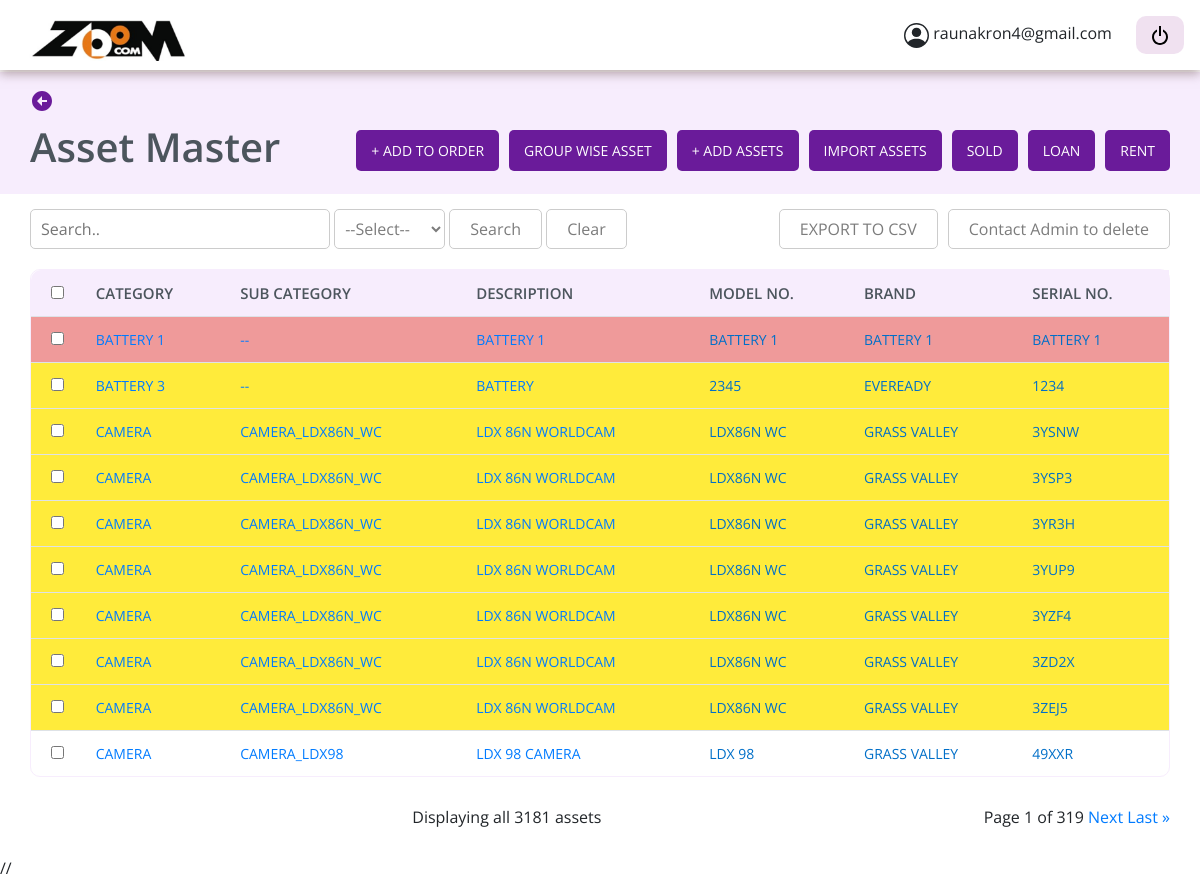
The app's page /asset-list/ (signed in) with its own data.
### asset_master/models.py (models this page shows)
class CustomUser(AbstractBaseUser, PermissionsMixin):
    username = None
    email = models.EmailField(unique=True, db_index=True, max_length=200)
    password = models.CharField(max_length=30)
    is_staff = models.BooleanField(default=False)
    is_superuser = models.BooleanField(default=False)
    is_active = models.BooleanField(default=True)
    objects = CustomUserManager()
    USERNAME_FIELD = 'email'
    REQUIRED_FIELDS = ['password']

class AssetMaster(models.Model):
    class RepairType(models.IntegerChoices):
            DEFAULT_TYPE = 10
            EXTERNAL_REPAIR = 20,
            INTERNAL_REPAIR = 30,
    class RelationshipType(models.IntegerChoices):
        PARENT = 101
        CHILD = 102
    area = models.CharField(max_length=100, null=True, blank=True)
    fc_no = models.CharField(max_length=100, null=True, blank=True)
    category = models.CharField(max_length=100, null=True, blank=True)
    sub_category = models.CharField(max_length=100, null=True, blank=True)
    description = models.CharField(max_length=100, null=True, blank=True)
    brand = models.CharField(max_length=100, null=True, blank=True)
    model_no = models.CharField(max_length=100, null=True, blank=True)
    serial_no = models.CharField(max_length=100, null=True, blank=True)
    sku = models.CharField(max_length=100, null=True, blank=True)
    asset_tag = models.CharField(max_length=100, null=True, blank=True)
    status = models.CharField(max_length=100, null=True, blank=True)
    age = models.CharField(null=True, blank=True, max_length=100)
    box_number = models.CharField(max_length=100, null=True, blank=True, default="")
    last_service_date = models.DateField(null=True, blank=True, default=None)
    upcoming_service_date = models.DateField(null=True, blank=True, default=None)
    length = models.CharField(max_length=100, null=True, blank=True)
    breadth = models.CharField(max_length=100, null=True, blank=True)
    height = models.CharField(max_length=100, null=True, blank=True)
    width = models.CharField(max_length=100, null=True, blank=True)
    warranty_period = models.DateField(null=True, blank=True,default=None, auto_now=False, auto_now_add=False)
    under_amc = models.BooleanField(default=False)
    amc_date = models.DateField(null=True, blank=True, auto_now=False, auto_now_add=False)
    storage_warehouse_number = models.CharField(max_length=100, null=True, blank=True)
    availability = models.BooleanField(default=False)
    outward_date = models.DateField(null=True, blank=True, auto_now=False, auto_now_add=False)
    outward_remarks = models.CharField(max_length=100, null=True, blank=True)
    inward_date = models.DateField(null=True, blank=True, auto_now=False, auto_now_add=False)
    inward_remarks = models.CharField(max_length=100, null=True, blank=True)
    vendor = models.CharField(max_length=100, null=True, blank=True)
    purchased_on = models.DateField(null=True, blank=True, auto_now=False, auto_now_add=False)
    cost_price = models.CharField(max_length=100, null=True, blank=True)
    tax_rate = models.CharField(max_length=100, null=True, blank=True)
    depricated_value = models.CharField(max_length=100, null=True, blank=True)
    created_on = models.DateField(null=True, blank=True, auto_now=False, auto_now_add=False)
    rented_asset = models.BooleanField(default=False)
    rental_pricing = models.CharField(max_length=100, null=True, blank=True)
    rent_collected = models.CharField(max_length=100, null=True, blank=True)
    available_for_sale = models.CharField(max_length=100, null=True, blank=True)
    asset_utilization = models.CharField(max_length=100, null=True, blank=True)
    asset_status = models.CharField(max_length=100, null=True, blank=True, default="available")
    repair_type = models.IntegerField(choices=RepairType.choices, default=RepairType.DEFAULT_TYPE)
    sold_asset = models.BooleanField(default=False)
    loaned_asset = models.BooleanField(default=False)
    loan_period = models.CharField(max_length=100, null=True, blank=True)
    add_to_order = models.BooleanField(default=False)
    confirm_order = models.BooleanField(default=False)
    owner = models.CharField(max_length=100, null=True, blank=True, default='Zoom Communication')
    mapping = models.CharField(max_length=100, null=True, blank=True)
    relation = models.IntegerField(choices=RelationshipType.choices, default=RelationshipType.PARENT)
    image = models.ImageField(upload_to="media/", default=None, null=True, blank=True)

### asset_master/views.py (the view)
# urls.py: path('asset-list/', AssetListView.as_view(), name='asset_list'),
class AssetListView(ListAPIView, LoginRequiredMixin):
    login_url = "/login/"
    queryset = AssetMaster.objects.all()
    pagination_class = AssetMasterPagination
    template_name = 'assest_list.html'
    serializer_class = AssetMasterSerializer
    filter_backends = [filters.OrderingFilter]
    authentication_classes = [BasicAuthentication, SessionAuthentication]
    permission_classes = [IsAuthenticated]
    ordering = ["-id"]
    def get_queryset(self, request):
        query = None
        filter_type = None
        if self.request.GET.get('q') is not None:
            query = self.request.GET.get('q').strip()
        if self.request.GET.get('filter_type') is not None:
            filter_type = self.request.GET.get('filter_type').strip()
        request.session['filter_type'] = filter_type
        request.session['query'] = query
        if query and not filter_type:
            return AssetMaster.objects.filter(
                Q(brand__icontains=query) |
                Q(category__icontains=query) |
                Q(model_no__icontains=query) |
                Q(serial_no__icontains=query) |
                Q(description__icontains=query),
                sold_asset=False,
                rented_asset=False,
                loaned_asset=False,
            )
        elif query and filter_type=='category':
            return AssetMaster.objects.filter(category__icontains=query, sold_asset=False, rented_asset=False,
                loaned_asset=False)
        elif query and filter_type=='model_no':
            return AssetMaster.objects.filter(model_no__icontains=query, sold_asset=False, rented_asset=False,
                loaned_asset=False)
        elif query and filter_type=='brand':
            return AssetMaster.objects.filter(brand__icontains=query, sold_asset=False, rented_asset=False,
                loaned_asset=False)
        else:
            return AssetMaster.objects.filter(
                                              sold_asset=False,
                                              rented_asset=False,
                                              loaned_asset=False,
                                              )
    def get(self, request, *args, **kwargs):
        queryset = self.get_queryset(request).order_by('category').filter()
        queryset_length = len(queryset)
        query_params_q = None
        query_params_filter_value = None
        if request.query_params.get('q') is not None:
            query_params_q = request.query_params.get('q').strip()
        if self.request.GET.get('filter_type') is not None:
            query_params_filter_value = self.request.GET.get('filter_type').strip()
        page = self.paginate_queryset(queryset)
        serializer = self.get_serializer(page, many=True)
        return self.get_paginated_response(serializer.data,
                    queryset_length, query_params_q, query_params_filter_value, request)
    def get_paginated_response(self, data, queryset_length, query_params_q, query_params_filter_value, request):
        ctx = {}
        ctx = { "query_params_q": query_params_q, "query_params_filter_value": query_params_filter_value}
        paginated_assets = self.paginator.page if hasattr(self, 'paginator') else None
        return render(
            self.request,
            self.template_name,
            {'assets': paginated_assets, 'queryset_length': queryset_length, **ctx}  # Merge assets and context data
        )

### asset_master/templates/assest_list.html (shortened to what this page needs)
{% load static%}
{% include 'base_dashboard.html' %}
{% block content %}
<link rel="stylesheet" href="//cdn.jsdelivr.net/npm/alertifyjs@1.13.1/build/css/alertify.min.css" />
<link rel="stylesheet" href="//cdn.jsdelivr.net/npm/alertifyjs@1.13.1/build/css/themes/default.min.css" />
<section class="assetdetail">
    <button onclick="homePage()" style="border: none; margin-bottom: 10px; background-color: transparent;"><svg
            xmlns="http://www.w3.org/2000/svg" width="24" height="24" viewBox="0 0 24 24"
            style="fill: #6A1B9A;/*transform: ;msFilter:;">
            <path d="M12 2C6.486 2 2 6.486 2 12s4.486 10 10 10 10-4.486 10-10S17.514 2 12 2zm5 11h-5v4l-5-5 5-5v4h5v2z">
            </path>
        </svg></button>
    <div class="assetheaderbuttones">
        <h1>Asset Master</h1>
        <div class="pinkbox">
            <button ><a href="#" id="addNewOrderBtn" style="color: #fff; text-decoration: none;">+ Add To Order</a></button>
            <button type="button" class="btn btn-secondary" data-bs-toggle="tooltip" data-bs-placement="bottom"
                data-bs-title="Analytics of Assets.">
                <a href="/group-wise-asset-list/" style="color: #fff; text-decoration: none;">Group wise asset</a>
            </button>
            <button type="button" class="btn btn-secondary" data-bs-toggle="tooltip" data-bs-placement="bottom"
                data-bs-title="Add a new individual asset."><a href="/asset-form/"
                    style="color: #fff; text-decoration: none;">+ Add Assets</a> </button>
            <button type="button" class="btn btn-secondary" data-bs-toggle="tooltip" data-bs-placement="bottom"
                data-bs-title="Add assets in bulk from CSV file." id="uploadButton"
                onclick="document.getElementById('fileInput').click()">Import Assets</button>
            <a href="/sold-list/"><button type="button" class="btn btn-secondary" data-bs-toggle="tooltip"
                    data-bs-placement="bottom" data-bs-title="Details of Sold assets.">Sold</button></a>
            <a href="/loan-list/"><button type="button" class="btn btn-secondary" data-bs-toggle="tooltip"
                    data-bs-placement="bottom" data-bs-title="Assets on loan from Vendor.">Loan</button></a>
            <a href="/rent-list/"><button type="button" class="btn btn-secondary" data-bs-toggle="tooltip"
                    data-bs-placement="bottom" data-bs-title="Assets on rent from Vendor.">Rent</button></a>
        </div>
    </div>
</section>
<section class="assest-container-table">
    <div class="asset-tablebtn">
        <div class="searchiconbtn">
            <form method="GET">
                <input name="q" id="search_field" type="text" placeholder="Search.."
                    value="{% if query_params_q %} {{query_params_q}} {% endif %}"
                    style="padding-left: 10px; border-radius: 5px;">
                 <select class='select-button' id="dropdown" name="filter_type">
                    <option disabled {% if query_params_filter_value == '' or query_params_filter_value is None %}
                        selected {% endif %} value='none'>--Select--</option>
                </select>
                <button type='submit'>Search</button>
                <span><button onclick="clearSearch(event, 'search_field', 'dropdown', 'secondDropdown')">Clear</button></span>
            </form>
        </div>
        <div class="pinkbox">
            <button id="exportButton">
                EXPORT TO CSV
            </button>
            <form method="post" action="{% url 'asset_delete' %}">
                {%if request.user.email == 'erpadmin@zoomcom.tv'%}
                <button type="submit">Delete Selected Assets</button>
                {%else%}
                <button type="submit" disabled>Contact Admin to delete</button>
                {%endif%}
        </div>
    </div>
    <table class="table">
        <thead>
            <tr>
                <th class="checkbox-column" style="border-radius: 10px 0 0 0;"><input type="checkbox"
                    id="masterCheckbox" onclick="selectAllCheckboxes(this)"></th>
                <th>Category</th>
                <th>Sub Category</th>
                <th>Description</th>
                <th>Model No.</th>
                <th>brand</th>
                <th>serial no.</th>
            </tr>
        </thead>
        <tbody>
            {% for asset in assets %}
            <tr class="{% if asset.asset_status == 'rented_out' %}yellow-row{% elif asset.asset_status == 'sent_for_repair' %}red-row{% endif %}">
                <td class="checkbox-column" id="tableData">
                    <input type="checkbox" name="id" value="{{ asset.id }}">
                </td>
                <td class="tbname"><a href="/asset-detail/{{asset.id}}/">{% if asset.category  %} {{asset.category}}
                    {% elif asset.category == 'nan' %} -- {% else %} -- {% endif %}</a></td>
                <td class="tbname"><a href="/asset-detail/{{asset.id}}/">{% if asset.sub_category %} {{asset.sub_category}}
                    {% elif asset.sub_category == 'nan' %} -- {% else %} -- {% endif %}</a></td>
                <td class="tbname"><a href="/asset-detail/{{asset.id}}/">{% if asset.description %}
                        {{asset.description}} {% elif asset.description == 'nan' %} -- {% else %} -- {% endif %}</a>
                </td>
                <td class="tbname">{% if asset.model_no %} {{asset.model_no}} {% else %} -- {% endif %}</td>
                <td class="tbname">{{asset.brand}}</td>
                <td class="tbname">{{asset.serial_no}}</td>
            </tr>
            {% endfor %}
        </tbody>
    </table>
    <div class="pagidis">
        <div class="card text-center" style="border: none;">
            <div class="card-footer text-body-secondary" style="background-color: #fff; border: none;">
                Displaying all {{queryset_length}} assets
            </div>
        </div>
        <div class="pagination">
            <span class="step-links">
                <span class="current">
                    Page {{ assets.number }} of {{ assets.paginator.num_pages }}
                </span>
                {% if assets.has_next %}
                <a href="{% if query_params_q and query_params_filter_value %}?q={{query_params_q}}&filter_type={{query_params_filter_value}}&page={{ assets.next_page_number }}
                {% elif query_params_q %}?q={{query_params_q}}&page={{ assets.next_page_number }}
                {% else %}?page={{ assets.next_page_number }}{% endif %}">Next</a>
                <a href="{% if query_params_q %}?q={{query_params_q}}&filter_type={{query_params_filter_value}}&page={{ assets.paginator.num_pages }}
                {% elif query_params_q %}?q={{query_params_q}}&page={{ assets.paginator.num_pages }}
                {% else %}?page={{ assets.paginator.num_pages }}{% endif %}">Last &raquo;</a>
                {% endif %}
            </span>
        </div>
    </div>
</section>
//
<link href="https://cdnjs.cloudflare.com/ajax/libs/select2/4.0.13/css/select2.min.css" rel="stylesheet" />
{% endblock content %}

### asset_master/templates/header.html (shortened to what this page needs)
{% load static %}
<nav class="navbar" style="    box-shadow: 0px 4px 10px 0px rgba(116, 89, 89, 0.5);height: 70px; position: fixed; top: 0; width: 100%; background-color: #fff; z-index: 9;">
    <a href="{% url 'home' %}"><img src="{% static 'images/zoom logo.png'%} " class='img-fluid'  alt="" style="width: 185px;"></a>
            <div class="profile-details">
                <span class="admin_name" style="    font-family: 'Open Sans', sans-serif;padding-right: 20px;">{{request.user.email}}</span>
                <a href="/logout/" type="post" class="btn btn-info" style="background-color: #EDED; border: none; border-radius:10px;" ><img/></a>
            </div>
            </nav>

### records on screen
CustomUser: user.email "raunakron4@gmail.com"
AssetMaster: category "BATTERY 1", description "BATTERY 1", model_no "BATTERY 1", brand "BATTERY 1", serial_no "BATTERY 1"
AssetMaster: category "BATTERY 3", description "BATTERY", model_no "2345", brand "EVEREADY", serial_no "1234"
AssetMaster: category "CAMERA", sub_category "CAMERA_LDX86N_WC", description "LDX 86N WORLDCAM", model_no "LDX86N WC", brand "GRASS VALLEY", serial_no "3YSNW"
AssetMaster: category "CAMERA", sub_category "CAMERA_LDX86N_WC", description "LDX 86N WORLDCAM", model_no "LDX86N WC", brand "GRASS VALLEY", serial_no "3YSP3"
AssetMaster: category "CAMERA", sub_category "CAMERA_LDX86N_WC", description "LDX 86N WORLDCAM", model_no "LDX86N WC", brand "GRASS VALLEY", serial_no "3YR3H"
AssetMaster: category "CAMERA", sub_category "CAMERA_LDX86N_WC", description "LDX 86N WORLDCAM", model_no "LDX86N WC", brand "GRASS VALLEY", serial_no "3YUP9"
AssetMaster: category "CAMERA", sub_category "CAMERA_LDX86N_WC", description "LDX 86N WORLDCAM", model_no "LDX86N WC", brand "GRASS VALLEY", serial_no "3YZF4"
AssetMaster: category "CAMERA", sub_category "CAMERA_LDX86N_WC", description "LDX 86N WORLDCAM", model_no "LDX86N WC", brand "GRASS VALLEY", serial_no "3ZD2X"
AssetMaster: category "CAMERA", sub_category "CAMERA_LDX86N_WC", description "LDX 86N WORLDCAM", model_no "LDX86N WC", brand "GRASS VALLEY", serial_no "3ZEJ5"
AssetMaster: category "CAMERA", sub_category "CAMERA_LDX98", description "LDX 98 CAMERA", model_no "LDX 98", brand "GRASS VALLEY", serial_no "49XXR"

### other values on screen
{{ queryset_length }} "3181"
{{ assets.number }} "1"
{{ assets.paginator.num_pages }} "319"
